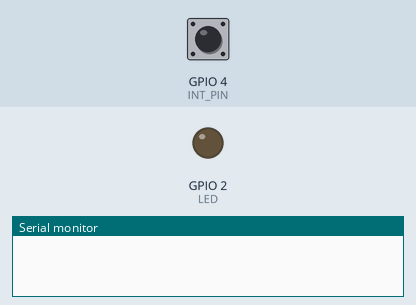
Simulated run of this program. Board: ESP32. On the bench: output pins drawn as LEDs (lit = HIGH), the last lines printed to the serial monitor. The inputs (shaded band) are chosen by the test bench; at power-on: GPIO 4 (INT_PIN) HIGH.

Above: at 1.2 s.
1.3 s: GPIO 4 (INT_PIN) pulled LOW for 0.15 s
At 2.5 s:
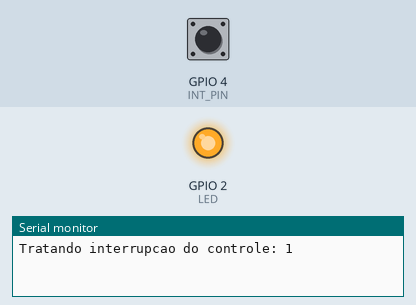
2.9 s: GPIO 4 (INT_PIN) pulled LOW for 1 s
At 4.9 s:
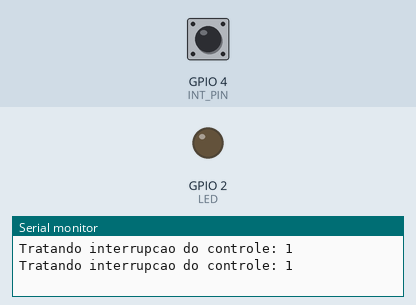
5.8 s: GPIO 4 (INT_PIN) pulled LOW for 3.2 s
At 8.4 s:
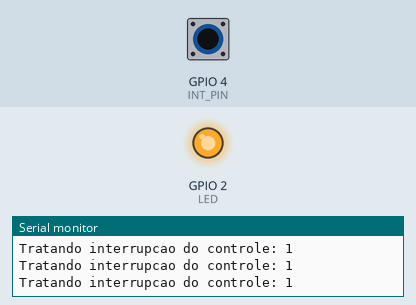
Timing chart, 0 to 9.9 s (numbered marks = the images above; inputs shaded):
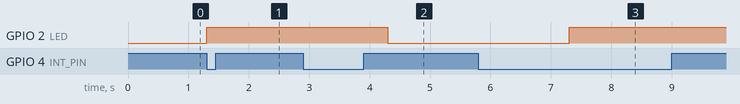

The program:

main.cpp
```cpp
#include <Arduino.h>
#include <IRremoteESP8266.h>
#include <IRrecv.h>

#include "freertos/FreeRTOS.h"
#include "freertos/task.h"

#define LED 2
#define REMOTE 15
#define INT_PIN 4
IRrecv irrecv(REMOTE);

TaskHandle_t xTaskTrataRemoteHandle;

void vTaskTrataRemote(void* pvParameters);
void callbackRemote();

void setup() {
  irrecv.enableIRIn();
  Serial.begin(9600);
  pinMode(LED, OUTPUT);
  pinMode(INT_PIN, INPUT_PULLUP);

  attachInterrupt(digitalPinToInterrupt(INT_PIN), callbackRemote, FALLING);

  xTaskCreate(vTaskTrataRemote, "TASK REMOTE", configMINIMAL_STACK_SIZE + 1024, NULL, 1, &xTaskTrataRemoteHandle);
}

void loop() {
  vTaskDelay(pdMS_TO_TICKS(1000));
}

void vTaskTrataRemote(void* pvParameters){
  uint32_t quantidade = 0;
  while(1){
    quantidade = ulTaskNotifyTake(pdTRUE, portMAX_DELAY);
    Serial.println("Tratando interrupcao do controle: " + String(quantidade));
    digitalWrite(LED, !digitalRead(LED));
    delay(3000);
  }
}

void callbackRemote(void){
  vTaskNotifyGiveFromISR(xTaskTrataRemoteHandle, 0);
  long current_micros=micros();
  //while(micros()-current_micros < 130000);
}
```

Measured:
- after the input at 1.3 s, GPIO 2 (LED): LOW → HIGH at once
- after the input at 2.9 s, GPIO 2 (LED): HIGH → LOW after 1.4 s
- after the input at 5.8 s, GPIO 2 (LED): LOW → HIGH after 1.5 s
